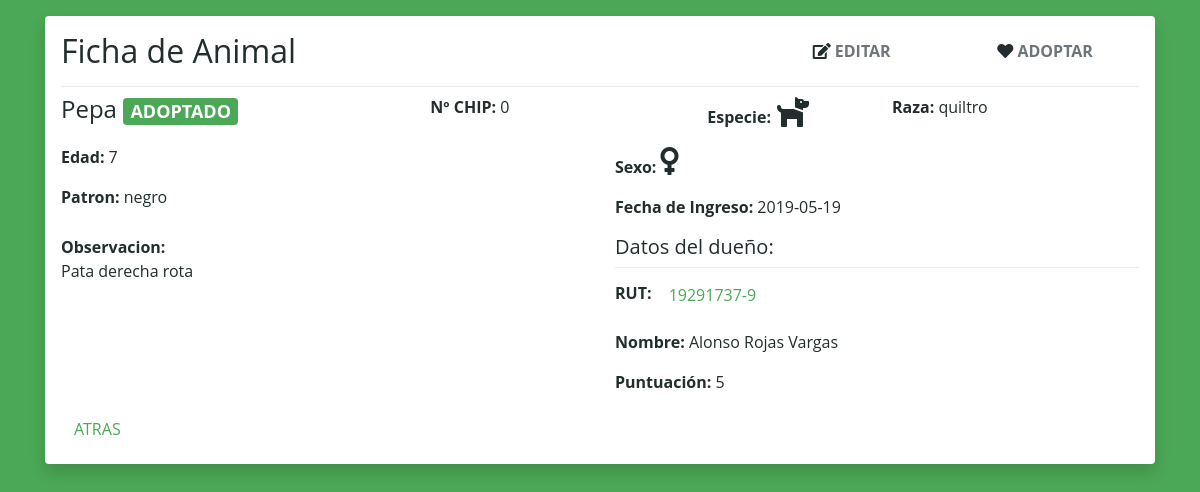
The page /src/php/view/view-animal.php?cod=anm-002&codOrg=ORG-001 on the database its author committed.
### tables this page shows
CREATE TABLE `animal` (
  `cod` varchar(10) NOT NULL,
  `codDueno` varchar(10) DEFAULT NULL,
  `codOrganizacion` varchar(10) NOT NULL,
  `nombre` varchar(50) NOT NULL,
  `edad` int(11) NOT NULL,
  `fechaIngreso` date DEFAULT NULL,
  `especie` varchar(30) NOT NULL,
  `raza` varchar(100) NOT NULL,
  `patron` varchar(30) NOT NULL,
  `sexo` char(1) DEFAULT NULL,
  `observacion` text NOT NULL,
  `chip` int(15) DEFAULT NULL
);

CREATE TABLE `dueno` (
  `cod` varchar(10) NOT NULL,
  `nombre` varchar(50) NOT NULL,
  `apellidoPaterno` varchar(50) NOT NULL,
  `apellidoMaterno` varchar(50) NOT NULL,
  `fechaAdopcion` date NOT NULL,
  `puntuacionAdoptante` int(11) NOT NULL
);

### src/php/model/dao/AnimalDao.php (called while the page is built, shortened)
<?php
include_once '../model/dto/Animal.php';
include_once '../model/dto/Dueño.php';
include_once '../model/dto/Organizacion.php';
include_once '../model/dao/DueñoDao.php';
class AnimalDao
{
    function buscarAnimal($codigo)
    {
        $con = new Conexion();
        $conn = $con->Conectar();
        $sql = "SELECT * FROM animal WHERE cod = ?";
        $conn->set_charset("utf8");
        $statement = $conn->prepare($sql);
        $statement->bind_param('s',$codigo);
        $statement->execute();
        $result = $statement->get_result();
        if ($result->num_rows > 0) {
            $fila = $result->fetch_assoc();
            $animal = new Animal($fila["cod"], new Organizacion($fila["codOrganizacion"],NULL), new Dueño($fila["codDueno"],NULL,NULL,NULL,NULL,NULL),
                $fila["nombre"], $fila["edad"], $fila["fechaIngreso"], $fila["especie"], $fila["raza"],
                $fila["patron"], $fila["sexo"], $fila["observacion"], $fila["chip"]);
            return $animal;
        } else {
            echo "0 results";
            return null;
        }
    }
}
?>

### src/php/model/dto/Animal.php (called while the page is built, shortened)
<?php
include_once "Dueño.php";
include_once "Organizacion.php";
class Animal
{
    private $codigo = "anm-000";
    private $organizacion;
    private $nombre;
    private $edad;
    private $fechaInfreso;
    private $especie;
    private $raza;
    private $patron;
    private $sexo;
    private $observacion;
    private $chip;
    public function __construct($codigo, $organizacion, $dueño, $nombre, $edad, $fechaInfreso, $especie, $raza, $patron, $sexo, $observacion, $chip)
    {
        $this->codigo = is_null($codigo)?$this->codigo:$codigo;
        $this->organizacion = is_null($organizacion)?new Organizacion(NULL,NULL):$organizacion;
        $this->nombre = is_null($nombre)?$this->nombre:$nombre;
        $this->edad = is_null($edad)?$this->edad:$edad;
        $this->fechaInfreso = is_null($fechaInfreso)?$this->fechaInfreso:$fechaInfreso;
        $this->especie = is_null($especie)?$this->especie:$especie;
        $this->raza = is_null($raza)?$this->raza:$raza;
        $this->patron = is_null($patron)?$this->patron:$patron;
        $this->sexo = is_null($sexo)?$this->sexo:$sexo;
        $this->observacion = is_null($observacion)?$this->observacion:$observacion;
        $this->chip = is_null($chip)?$this->chip:$chip;
    }
    public function getCodigo(){
        return $this->codigo;
    }
    public function getCodigoOrganizacion(){
        return $this->organizacion->getCodigo();
    }
    public function getNombre(){
        return $this->nombre;
    }
    public function getEdad(){
        return $this->edad;
    }
    public function getFechaIngreso(){
        return $this->fechaInfreso;
    }
    public function getEspecie(){
        return $this->especie;
    }
    public function getRaza(){
        return $this->raza;
    }
    public function getPatron(){
        return $this->patron;
    }
    public function getSexo(){
        return $this->sexo;
    }
    public function getObservacion(){
        return $this->observacion;
    }
    public function getChip(){
        return $this->chip;
    }
}
?>

### src/php/model/dto/Organizacion.php (called while the page is built, shortened)
<?php
class Organizacion
{
    private $codigo;
    public function __construct($codigo, $nombre)
    {
        $this->codigo = is_null($codigo)?$this->codigo:$codigo;
    }
    public function getCodigo()
    {
        return $this->codigo;
    }
}
?>

### src/php/model/dao/DueñoDao.php (called while the page is built, shortened)
<?php
include_once '../model/dto/Dueño.php';
class DueñoDao
{
    function buscarDueño($codigo)
    {
        $con = new Conexion();
        $conn = $con->Conectar();
        $sql = "SELECT * FROM dueno WHERE cod = ?";
        $statement = $conn->prepare($sql);
        $statement->bind_param('s',$codigo);
        $statement->execute();
        $result = $statement->get_result();
        if ($result->num_rows > 0) {
            $fila = $result->fetch_assoc();
            $dueño = new Dueño($fila["cod"], $fila["nombre"], $fila["apellidoPaterno"],
            $fila["apellidoMaterno"], $fila["fechaAdopcion"], $fila["puntuacionAdoptante"]);
            return $dueño;
        } else {
            return null;
        }
    }
}
?>

### src/php/model/dto/Dueño.php (called while the page is built, shortened)
<?php
class Dueño
{
    private $codigo;
    private $nombre;
    private $apellidoPaterno;
    private $apellidoMaterno;
    private $puntuacionAdoptante;
    public function __construct($codigo, $nombre, $apellidoPaterno, $apellidoMaterno, $fechaAdopcion, $puntuacionAdoptante)
    {
        $this->codigo = is_null($codigo)?$this->codigo:$codigo;
        $this->nombre = is_null($nombre)?$this->nombre:$nombre;
        $this->apellidoPaterno = is_null($apellidoPaterno)?$this->apellidoPaterno:$apellidoPaterno;
        $this->apellidoMaterno = is_null($apellidoMaterno)?$this->apellidoMaterno:$apellidoMaterno;
        $this->puntuacionAdoptante = is_null($puntuacionAdoptante)?$this->puntuacionAdoptante:$puntuacionAdoptante;
    }
    public function getCodigo(){
        return $this->codigo;
    }
    public function getNombreCompleto()
    {
        return $this->nombre." ".$this->apellidoPaterno." ".$this->apellidoMaterno;
    }
    public function getPuntuacionAdoptante(){
        return $this->puntuacionAdoptante;
    }
}
?>

### src/php/view/view-animal.php (the view, shortened to what this page needs)
<!DOCTYPE html>
<html lang="en">
<head>
    <link rel="stylesheet" href="/RedcatandoAnimales/RedcatandoAnimales/src/css/main.css">
    <link rel="stylesheet" href="/RedcatandoAnimales/RedcatandoAnimales/src/css/bootstrap.css">
    <link rel="stylesheet" href="https://use.fontawesome.com/releases/v5.8.1/css/all.css">
</head>
<body class="bg-primary">
    <?php
    include_once '../model/dao/AnimalDao.php';
    include_once '../model/dao/DueñoDao.php';
    $codigo = $_GET["cod"];
    $aDao = new AnimalDao();
    $dDao = new DueñoDao();
    $animal = $aDao->buscarAnimal($codigo);
    ?>
    <div class="container container-fluid">
        <div class="my-3 shadow p-3 bg-white rounded">
            <div class="row">
                <div class="col-md-8">
                    <h2>Ficha de Animal</h2>
                </div>
                <div class="col-md-2">
                    <a href="update-animal.php?cod=<?php echo $animal->getCodigo()."&codOrg=".$animal->getCodigoOrganizacion();?>" class="btn btn-link text-muted font-weight-bold"><i class="fas fa-edit"></i> EDITAR</a>
                </div>
                <div class="col-md-2">
                    <a href="adopt-animal.php?cod=<?php echo $animal->getCodigo()."&codOrg=".$animal->getCodigoOrganizacion();?>" class="btn btn-link text-muted font-weight-bold"><i class="fas fa-heart"></i> ADOPTAR</a>
                </div>
            </div>
            <div class="dropdown-divider"></div>
            <?php
                $dueño = is_null($dDao->buscarDueño($animal->getCodigoDueño()))?new Dueño(NULL,NULL,NULL,NULL,NULL,NULL):$dDao->buscarDueño($animal->getCodigoDueño());
                echo "<div class='row'>";
                echo "<div class='col-md-4'>";
                if(is_null($dueño->getCodigo()))
                {
                    echo "<h4 class='text-capitalized'>".$animal->getNombre()."</h4>";
                }
                else{
                    echo "<h4>".$animal->getNombre()." <span class='badge badge-primary'>ADOPTADO</span></h4>";
                }
                echo "</div>";
                echo "<div class='col-md-3'>";
                echo "<p><strong>Nº CHIP: </strong> ".$animal->getChip()."</p>";
                echo "</div>";
                if($animal->getEspecie()=="canino"){
                    echo "<div class='col-md-2'>";
                    echo "<p><strong>Especie: </strong><span class='fas fa-dog fa-2x'></span></p>";
                    echo "</div>";
                }
                else{
                    echo "<div class='col-md-2'>";
                    echo "<p><strong>Especie: </strong><span class='fas fa-cat fa-2x'></span></p>";
                    echo "</div>";
                }
                echo "<div class='col-md-3'>";
                echo "<p><strong>Raza: </strong> ".$animal->getRaza()."</p>";
                echo "</div>";
                echo "</div>";
                echo "<div class='row'>";
                    echo "<div class='col-md-6'>";
                        echo "<p><strong>Edad: </strong> ".$animal->getEdad()."</p>";
                        echo "<p><strong>Patron: </strong> ".$animal->getPatron()."</p>";
                    echo "</div>";
                    echo "<div class='col-md-6'>";
                if($animal->getSexo()=='h'){
                        echo "<p><strong>Sexo: </strong><span class='fas fa-venus fa-2x'></span></p>";
                }
                else
                {
                        echo "<p><strong>Sexo: </strong><span class='fas fa-mars fa-2x'></span></p>";
                }
                        echo "<p><strong>Fecha de Ingreso: </strong>".$animal->getFechaIngreso()."</p>";
                    echo "</div>";
                echo "</div>";
                echo "<div class='row'>";
                if($dueño->getCodigo() == NULL)
                {
                    echo "<div class='col-md-12'>";
                    echo "<strong>Observacion: </strong>";
                    echo "<p>".$animal->getObservacion()."</p>";
                    echo "</div>";
                }
                else
                {
                    echo "<div class='col-md-6'>";
                    echo "<strong>Observacion: </strong>";
                    echo "<p>".$animal->getObservacion()."</p>";
                    echo "</div>";
                    echo "<div class='col-md-6'>";
                    echo "<h5>Datos del dueño: </h5>";
                    echo "<div class='dropdown-divider'></div>";
                    echo "<p><strong>RUT: </strong> <a class='btn btn-link' href='view-adoptant.php?cod=".$dueño->getCodigo()."'>".$dueño->getCodigo()."</a>";
                    echo "<p><strong>Nombre: </strong> ".$dueño->getNombreCompleto()."</p>";
                    echo "<p><strong>Puntuación: </strong> ".$dueño->getPuntuacionAdoptante()."</p>";
                    echo "</div>";
                }
                echo "</div>";
            ?>
            <a href="history-animal.php?codOrg=<?php echo $_GET["codOrg"]?>" class="btn btn-link">ATRAS</a>
        </div>
    </div>
</body>
</html>

### src/css/main.css (style rules this page uses)
:root { --primary-color:#4ba856; --success-color:#42c451; --danger-color:#db1125; --warning-color:#fcc737; --light-color:#fcf9f2; --dark-color:#232d2d; }
* { color:var(--dark-color); }

### rows shown on the page
animal: nombre "Pepa", chip "0", raza "quiltro", edad "7", patron "negro", fechaIngreso "2019-05-19", observacion "Pata derecha rota"
dueno: cod "19291737-9", $dueño->getNombreCompleto() "Alonso Rojas Vargas", puntuacionAdoptante "5"
